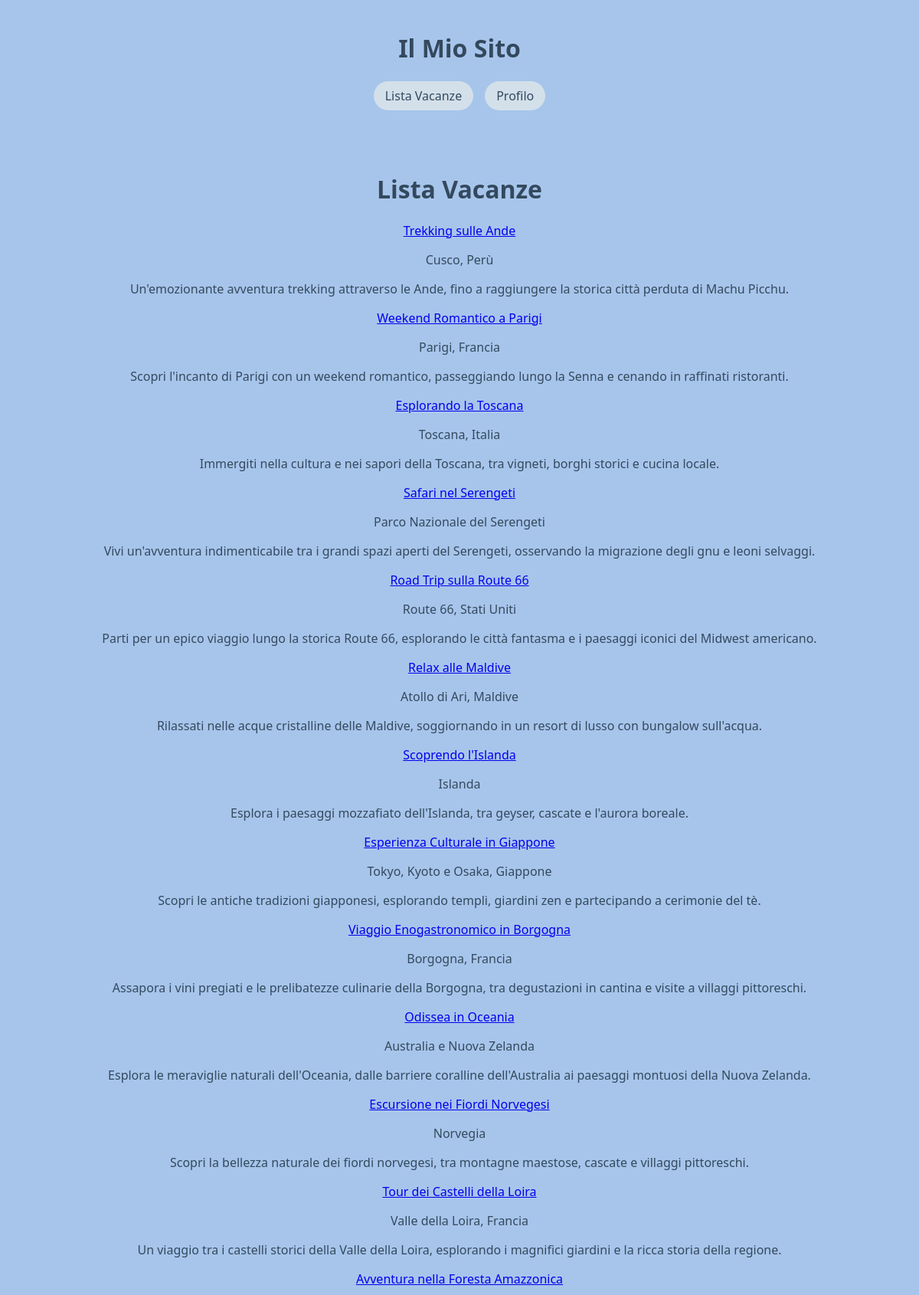
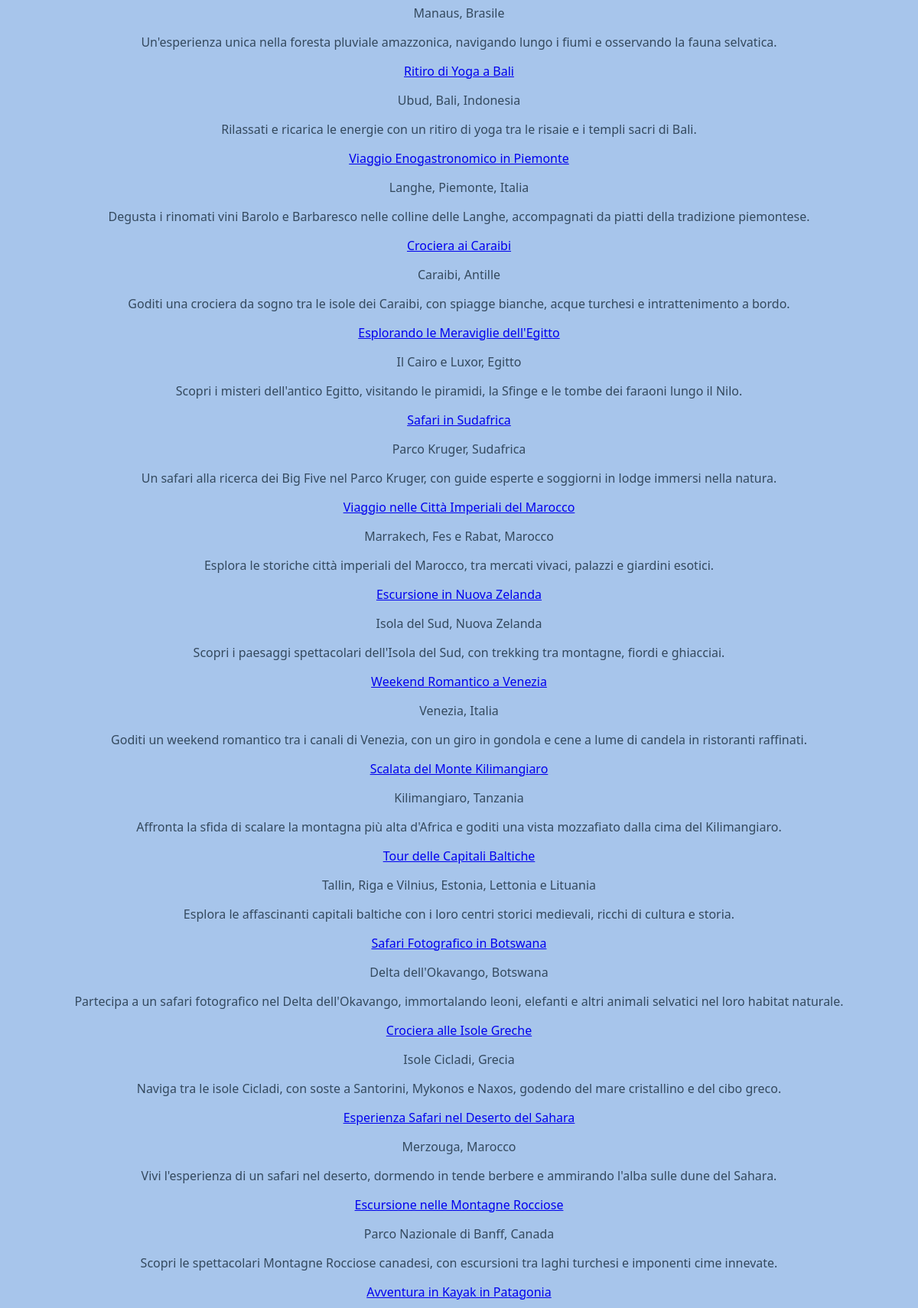
Page /vacation/vacationlist/ (upper part) on the committed database (2 pictures, top to bottom).
### vacation/models.py (models this page shows, shortened)
class Vacation(models.Model):
    SEASON_CHOICES = [
        ('Inverno', 'Inverno'),
        ('Primavera', 'Primavera'),
        ('Estate', 'Estate'),
        ('Autunno', 'Autunno'),
    ]
    TYPE_CHOICES = [
        ('Culturale', 'Culturale'),
        ('Relax', 'Relax'),
        ('Enogastronomico', 'Enogastronomico'),
        ('On The Road', 'On The Road'),
        ('Avventura', 'Avventura'),
    ]
    DURATION_CHOICES = [
        ('Weekend Lungo (2-4 Giorni)', 'Weekend Lungo (2-4 Giorni)'),
        ('1 Settimana', '1 Settimana'),
        ('2 Settimane', '2 Settimane'),
        ('3 settimane o più', '3 settimane o più')
    ]
    PRICE_CHOICES = [
        ('Viaggio Low Cost', 'Viaggio Low Cost'),
        ('Budget Medio', 'Budget Medio'),
        ('Viaggio di Lusso', 'Viaggio di Lusso'),
    ]
    CONTINENT_CHOICES = [
        ('Europa', 'Europa'),
        ('America del Nord', 'America del Nord'),
        ('America del Sud', 'America del Sud'),
        ('Africa', 'Africa'),
        ('Asia', 'Asia'),
        ('Oceania', 'Oceania'),
        ('Antartide', 'Antartide')
    ]
    titolo = models.CharField(max_length=200)
    luogo = models.CharField(max_length=200)
    continente = models.CharField(max_length=50, choices=CONTINENT_CHOICES)
    durata = models.CharField(max_length=50, choices=DURATION_CHOICES)
    prezzo = models.CharField(max_length=20, choices=PRICE_CHOICES)
    tipologia = models.CharField(max_length=50, choices=TYPE_CHOICES)
    periodo = models.CharField(max_length=20, choices=SEASON_CHOICES)
    descrizione = models.TextField()
    like = models.ManyToManyField(User, blank=True, null=True, related_name='like')

### vacation/views.py (the view)
# urls.py: path("vacationlist/", VacationListView.as_view(), name="vacationlist"),
class VacationListView(ListView):
    model = Vacation
    template_name = "vacation/vacationlist.html"

### vacation/templates/vacation/vacationlist.html (shortened to what this page needs)
{% extends "base.html" %}
{% block content %}
    <h1>Lista Vacanze</h1>
    {% if object_list.count > 0 %}
        {% for v in object_list %}
            <div class="card">
                <a href="{% url 'vacation:detailvacation' v.pk %}">{{v.titolo}}</a>
                <p>{{v.luogo}}</p>
                <p>{{v.descrizione}}</p>
            </div>
        {% endfor %}
    {% else %}
        <p>Non ci sono proposte!</p>
    {% endif %}
{% endblock %}

### templates/base.html (style rules this page uses)
body { font-family: 'Segoe UI', Tahoma, Geneva, Verdana, sans-serif; margin: 0; padding: 0; display: flex; flex-direction: column; min-height: 100vh; background-color: #a7c5eb; color: #34495e; }

### rows in the picture
Vacation: titolo "Trekking sulle Ande", luogo "Cusco, Perù", descrizione "Un'emozionante avventura trekking attraverso le Ande, fino a raggiungere la storica città perduta di Machu Picchu."
Vacation: titolo "Weekend Romantico a Parigi", luogo "Parigi, Francia", descrizione "Scopri l'incanto di Parigi con un weekend romantico, passeggiando lungo la Senna e cenando in raffinati ristoranti."
Vacation: titolo "Esplorando la Toscana", luogo "Toscana, Italia", descrizione "Immergiti nella cultura e nei sapori della Toscana, tra vigneti, borghi storici e cucina locale."
Vacation: titolo "Safari nel Serengeti", luogo "Parco Nazionale del Serengeti", descrizione "Vivi un'avventura indimenticabile tra i grandi spazi aperti del Serengeti, osservando la migrazione degli gnu e leoni selvaggi."
Vacation: titolo "Road Trip sulla Route 66", luogo "Route 66, Stati Uniti", descrizione "Parti per un epico viaggio lungo la storica Route 66, esplorando le città fantasma e i paesaggi iconici del Midwest americano."
Vacation: titolo "Relax alle Maldive", luogo "Atollo di Ari, Maldive", descrizione "Rilassati nelle acque cristalline delle Maldive, soggiornando in un resort di lusso con bungalow sull'acqua."
Vacation: titolo "Scoprendo l'Islanda", luogo "Islanda", descrizione "Esplora i paesaggi mozzafiato dell'Islanda, tra geyser, cascate e l'aurora boreale."
Vacation: titolo "Esperienza Culturale in Giappone", luogo "Tokyo, Kyoto e Osaka, Giappone", descrizione "Scopri le antiche tradizioni giapponesi, esplorando templi, giardini zen e partecipando a cerimonie del tè."
Vacation: titolo "Viaggio Enogastronomico in Borgogna", luogo "Borgogna, Francia", descrizione "Assapora i vini pregiati e le prelibatezze culinarie della Borgogna, tra degustazioni in cantina e visite a villaggi pittoreschi."
Vacation: titolo "Odissea in Oceania", luogo "Australia e Nuova Zelanda", descrizione "Esplora le meraviglie naturali dell'Oceania, dalle barriere coralline dell'Australia ai paesaggi montuosi della Nuova Zelanda."
Vacation: titolo "Escursione nei Fiordi Norvegesi", luogo "Norvegia", descrizione "Scopri la bellezza naturale dei fiordi norvegesi, tra montagne maestose, cascate e villaggi pittoreschi."
Vacation: titolo "Tour dei Castelli della Loira", luogo "Valle della Loira, Francia", descrizione "Un viaggio tra i castelli storici della Valle della Loira, esplorando i magnifici giardini e la ricca storia della regione."
Vacation: titolo "Avventura nella Foresta Amazzonica", luogo "Manaus, Brasile", descrizione "Un'esperienza unica nella foresta pluviale amazzonica, navigando lungo i fiumi e osservando la fauna selvatica."
Vacation: titolo "Ritiro di Yoga a Bali", luogo "Ubud, Bali, Indonesia", descrizione "Rilassati e ricarica le energie con un ritiro di yoga tra le risaie e i templi sacri di Bali."
Vacation: titolo "Viaggio Enogastronomico in Piemonte", luogo "Langhe, Piemonte, Italia", descrizione "Degusta i rinomati vini Barolo e Barbaresco nelle colline delle Langhe, accompagnati da piatti della tradizione piemontese."
Vacation: titolo "Crociera ai Caraibi", luogo "Caraibi, Antille", descrizione "Goditi una crociera da sogno tra le isole dei Caraibi, con spiagge bianche, acque turchesi e intrattenimento a bordo."
Vacation: titolo "Esplorando le Meraviglie dell'Egitto", luogo "Il Cairo e Luxor, Egitto", descrizione "Scopri i misteri dell'antico Egitto, visitando le piramidi, la Sfinge e le tombe dei faraoni lungo il Nilo."
Vacation: titolo "Safari in Sudafrica", luogo "Parco Kruger, Sudafrica", descrizione "Un safari alla ricerca dei Big Five nel Parco Kruger, con guide esperte e soggiorni in lodge immersi nella natura."
Vacation: titolo "Viaggio nelle Città Imperiali del Marocco", luogo "Marrakech, Fes e Rabat, Marocco", descrizione "Esplora le storiche città imperiali del Marocco, tra mercati vivaci, palazzi e giardini esotici."
Vacation: titolo "Escursione in Nuova Zelanda", luogo "Isola del Sud, Nuova Zelanda", descrizione "Scopri i paesaggi spettacolari dell'Isola del Sud, con trekking tra montagne, fiordi e ghiacciai."
Vacation: titolo "Weekend Romantico a Venezia", luogo "Venezia, Italia", descrizione "Goditi un weekend romantico tra i canali di Venezia, con un giro in gondola e cene a lume di candela in ristoranti raffinati."
Vacation: titolo "Scalata del Monte Kilimangiaro", luogo "Kilimangiaro, Tanzania", descrizione "Affronta la sfida di scalare la montagna più alta d'Africa e goditi una vista mozzafiato dalla cima del Kilimangiaro."
Vacation: titolo "Tour delle Capitali Baltiche", luogo "Tallin, Riga e Vilnius, Estonia, Lettonia e Lituania", descrizione "Esplora le affascinanti capitali baltiche con i loro centri storici medievali, ricchi di cultura e storia."
Vacation: titolo "Safari Fotografico in Botswana", luogo "Delta dell'Okavango, Botswana", descrizione "Partecipa a un safari fotografico nel Delta dell'Okavango, immortalando leoni, elefanti e altri animali selvatici nel loro habitat naturale."
Vacation: titolo "Crociera alle Isole Greche", luogo "Isole Cicladi, Grecia", descrizione "Naviga tra le isole Cicladi, con soste a Santorini, Mykonos e Naxos, godendo del mare cristallino e del cibo greco."
Vacation: titolo "Esperienza Safari nel Deserto del Sahara", luogo "Merzouga, Marocco", descrizione "Vivi l'esperienza di un safari nel deserto, dormendo in tende berbere e ammirando l'alba sulle dune del Sahara."
Vacation: titolo "Escursione nelle Montagne Rocciose", luogo "Parco Nazionale di Banff, Canada", descrizione "Scopri le spettacolari Montagne Rocciose canadesi, con escursioni tra laghi turchesi e imponenti cime innevate."
Vacation: titolo "Avventura in Kayak in Patagonia"
